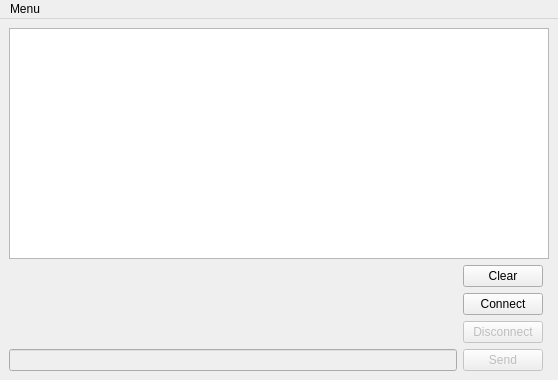
<?xml version="1.0" encoding="UTF-8"?>
<ui version="4.0">
 <class>MainWindow</class>
 <widget class="QMainWindow" name="MainWindow">
  <property name="geometry">
   <rect>
    <x>0</x>
    <y>0</y>
    <width>558</width>
    <height>380</height>
   </rect>
  </property>
  <property name="windowTitle">
   <string>Socket Client</string>
  </property>
  <widget class="QWidget" name="centralwidget">
   <layout class="QGridLayout" name="gridLayout">
    <item row="1" column="1">
     <widget class="QPushButton" name="pushButtonClearOutput">
      <property name="enabled">
       <bool>true</bool>
      </property>
      <property name="text">
       <string>Clear</string>
      </property>
     </widget>
    </item>
    <item row="5" column="0">
     <widget class="QLineEdit" name="lineEditInputMessageToSend">
      <property name="enabled">
       <bool>false</bool>
      </property>
     </widget>
    </item>
    <item row="0" column="0" colspan="3">
     <widget class="QTextEdit" name="textEditOutput">
      <property name="enabled">
       <bool>true</bool>
      </property>
      <property name="focusPolicy">
       <enum>Qt::NoFocus</enum>
      </property>
      <property name="readOnly">
       <bool>true</bool>
      </property>
      <property name="html">
       <string>&lt;!DOCTYPE HTML PUBLIC &quot;-//W3C//DTD HTML 4.0//EN&quot; &quot;http://www.w3.org/TR/REC-html40/strict.dtd&quot;&gt;
&lt;html&gt;&lt;head&gt;&lt;meta name=&quot;qrichtext&quot; content=&quot;1&quot; /&gt;&lt;style type=&quot;text/css&quot;&gt;
p, li { white-space: pre-wrap; }
&lt;/style&gt;&lt;/head&gt;&lt;body style=&quot; font-family:'MS Shell Dlg 2'; font-size:8.25pt; font-weight:400; font-style:normal;&quot;&gt;
&lt;p style=&quot;-qt-paragraph-type:empty; margin-top:0px; margin-bottom:0px; margin-left:0px; margin-right:0px; -qt-block-indent:0; text-indent:0px; font-family:'Sans Serif'; font-size:9pt;&quot;&gt;&lt;br /&gt;&lt;/p&gt;&lt;/body&gt;&lt;/html&gt;</string>
      </property>
     </widget>
    </item>
    <item row="5" column="1">
     <widget class="QPushButton" name="pushButtonSendMessage">
      <property name="enabled">
       <bool>false</bool>
      </property>
      <property name="text">
       <string>Send</string>
      </property>
     </widget>
    </item>
    <item row="3" column="1">
     <widget class="QPushButton" name="pushButtonDisconnectFromServer">
      <property name="enabled">
       <bool>false</bool>
      </property>
      <property name="text">
       <string>Disconnect</string>
      </property>
      <property name="checkable">
       <bool>false</bool>
      </property>
      <property name="checked">
       <bool>false</bool>
      </property>
     </widget>
    </item>
    <item row="2" column="1">
     <widget class="QPushButton" name="pushButtonConnectToServer">
      <property name="text">
       <string>Connect</string>
      </property>
     </widget>
    </item>
   </layout>
  </widget>
  <widget class="QMenuBar" name="menuBar">
   <property name="geometry">
    <rect>
     <x>0</x>
     <y>0</y>
     <width>558</width>
     <height>21</height>
    </rect>
   </property>
   <widget class="QMenu" name="menuMenu">
    <property name="title">
     <string>Menu</string>
    </property>
    <addaction name="actionSettings"/>
   </widget>
   <addaction name="menuMenu"/>
  </widget>
  <action name="actionSettings">
   <property name="text">
    <string>Settings</string>
   </property>
  </action>
 </widget>
 <resources/>
 <connections/>
</ui>
